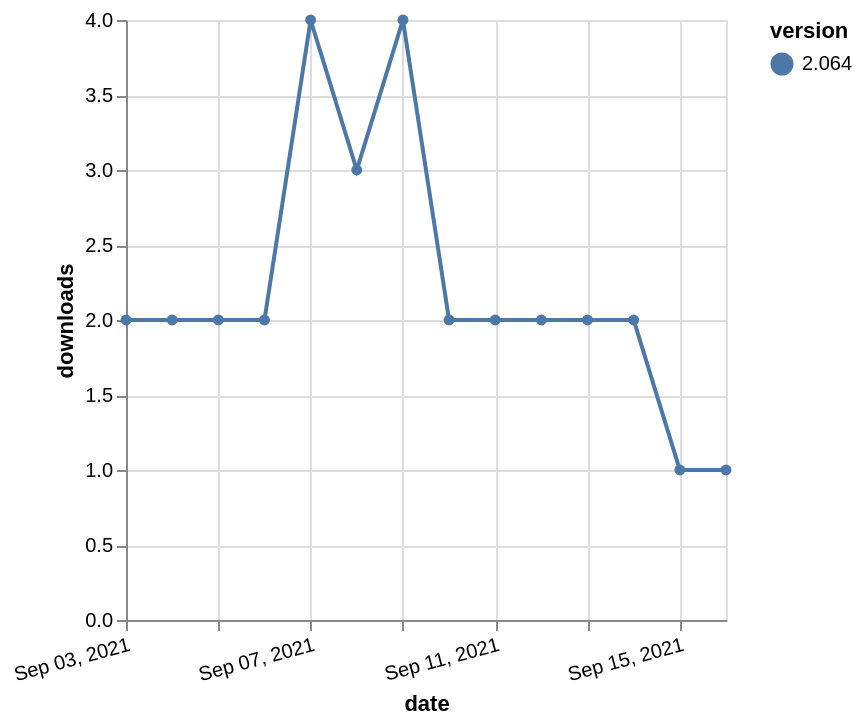

Specify this chart in Vega-Lite:
### Vega-Lite specification from a JSON file in a GitHub repository (floating-point values rounded to 4 significant figures)
{"$schema": "https://vega.github.io/schema/vega-lite/v5.json", "description": "A simple bar chart with embedded data.", "data": {"values": [{"date": "2021-09-03", "total": 2638, "delta": 2, "version": "2.064"}, {"date": "2021-09-04", "total": 2640, "delta": 2, "version": "2.064"}, {"date": "2021-09-05", "total": 2642, "delta": 2, "version": "2.064"}, {"date": "2021-09-06", "total": 2644, "delta": 2, "version": "2.064"}, {"date": "2021-09-07", "total": 2648, "delta": 4, "version": "2.064"}, {"date": "2021-09-08", "total": 2651, "delta": 3, "version": "2.064"}, {"date": "2021-09-09", "total": 2655, "delta": 4, "version": "2.064"}, {"date": "2021-09-10", "total": 2657, "delta": 2, "version": "2.064"}, {"date": "2021-09-11", "total": 2659, "delta": 2, "version": "2.064"}, {"date": "2021-09-12", "total": 2661, "delta": 2, "version": "2.064"}, {"date": "2021-09-13", "total": 2663, "delta": 2, "version": "2.064"}, {"date": "2021-09-14", "total": 2665, "delta": 2, "version": "2.064"}, {"date": "2021-09-15", "total": 2666, "delta": 1, "version": "2.064"}, {"date": "2021-09-16", "total": 2667, "delta": 1, "version": "2.064"}]}, "width": "container", "mark": {"type": "line", "point": {"filled": true}}, "encoding": {"x": {"field": "date", "type": "temporal", "timeUnit": "yearmonthdate", "title": "date", "axis": {"labelAngle": -15}}, "y": {"field": "delta", "type": "quantitative", "title": "downloads"}, "color": {"field": "version", "type": "nominal"}, "tooltip": {"field": "delta"}}}
